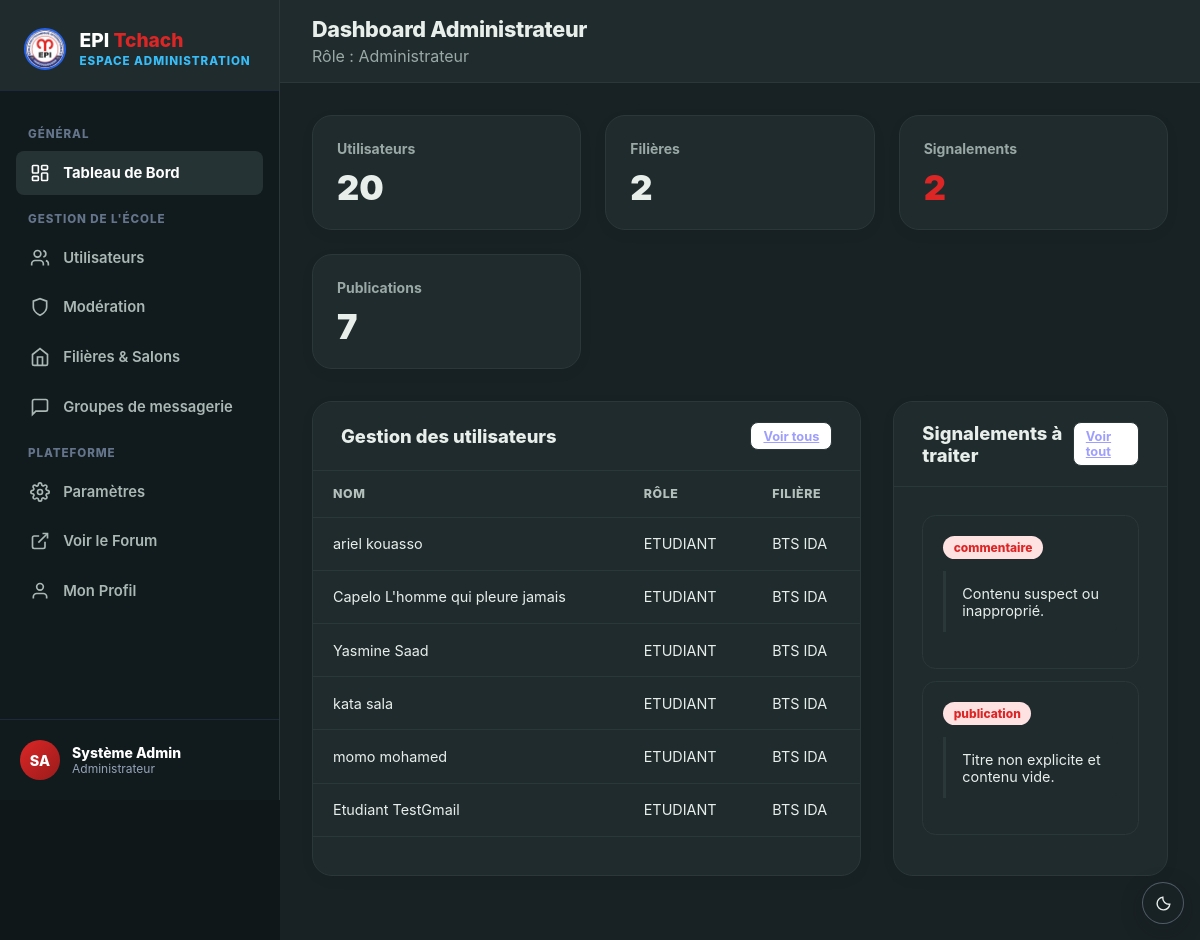
Page /dashboard (signed in) on the earlier database version.
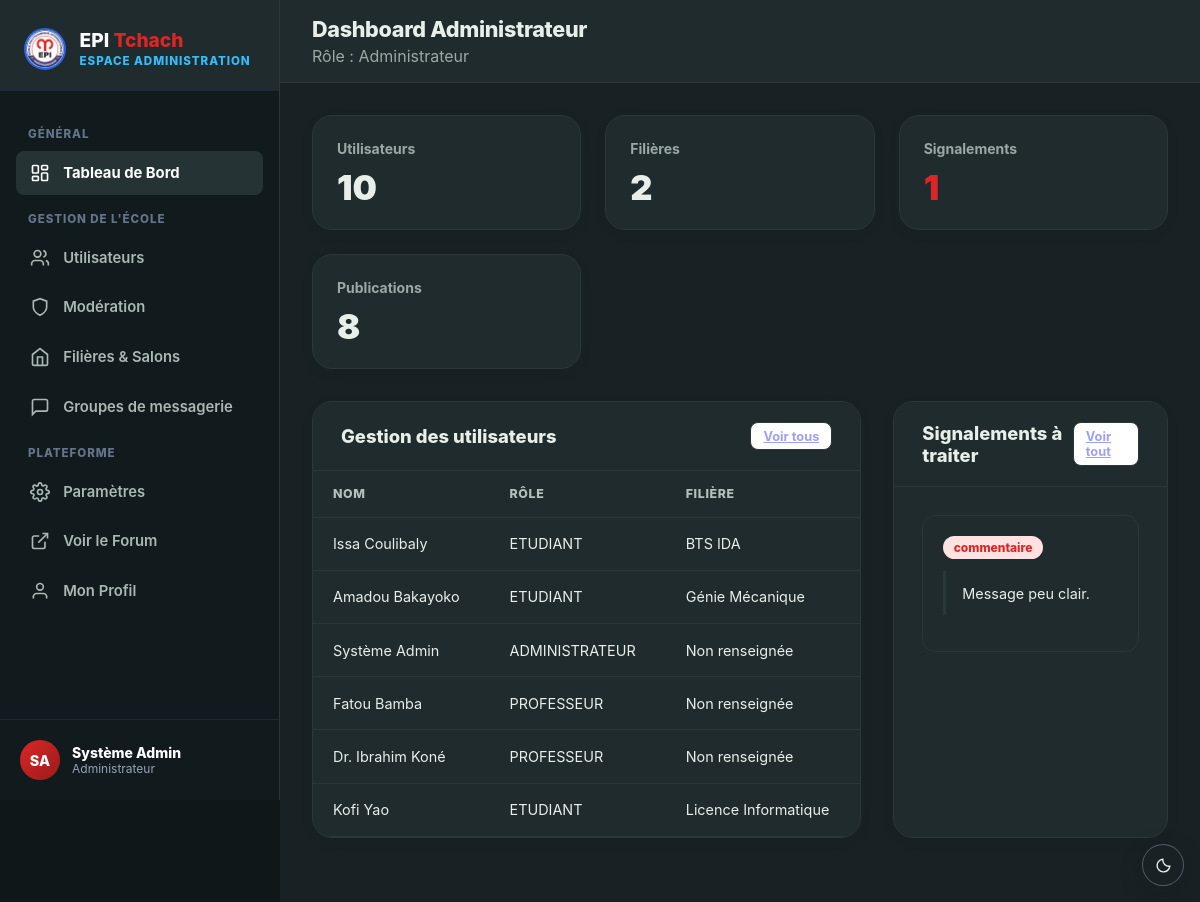
Same page on the later database version.
### tables this page shows
CREATE TABLE utilisateurs (
    id                  INT UNSIGNED AUTO_INCREMENT PRIMARY KEY,
    nom                 VARCHAR(100) NOT NULL,
    prenom              VARCHAR(100) NOT NULL,
    email               VARCHAR(150) NOT NULL UNIQUE,
    mot_de_passe        VARCHAR(255) NOT NULL,
    avatar_url          VARCHAR(255) DEFAULT NULL,
    biographie          TEXT DEFAULT NULL,
    filiere_id          INT UNSIGNED DEFAULT NULL,
    modules_enseignes   TEXT DEFAULT NULL,
    role                ENUM('etudiant','professeur','administrateur') NOT NULL DEFAULT 'etudiant',
    est_actif           BOOLEAN NOT NULL DEFAULT TRUE,
    date_inscription    DATETIME NOT NULL DEFAULT CURRENT_TIMESTAMP,
    derniere_connexion  DATETIME DEFAULT NULL,
    derniere_activite   DATETIME DEFAULT NULL,
    FOREIGN KEY (filiere_id) REFERENCES filieres(id) ON DELETE SET NULL
);

CREATE TABLE filieres (
    id              INT UNSIGNED AUTO_INCREMENT PRIMARY KEY,
    nom             VARCHAR(150) NOT NULL UNIQUE,
    code            VARCHAR(20) DEFAULT NULL,
    description     TEXT DEFAULT NULL,
    image_url       VARCHAR(255) DEFAULT NULL,
    slogan          VARCHAR(180) DEFAULT NULL,
    est_active      BOOLEAN NOT NULL DEFAULT TRUE,
    date_creation   DATETIME NOT NULL DEFAULT CURRENT_TIMESTAMP
);

CREATE TABLE signalements (
    id               INT UNSIGNED AUTO_INCREMENT PRIMARY KEY,
    auteur_id        INT UNSIGNED NOT NULL,
    type_cible       ENUM('publication','commentaire') NOT NULL,
    cible_id         INT UNSIGNED NOT NULL,
    motif            TEXT NOT NULL,
    statut           ENUM('en_attente','traite','rejete') NOT NULL DEFAULT 'en_attente',
    traite_par       INT UNSIGNED DEFAULT NULL,
    date_signalement DATETIME NOT NULL DEFAULT CURRENT_TIMESTAMP,
    date_traitement  DATETIME DEFAULT NULL,
    FOREIGN KEY (auteur_id) REFERENCES utilisateurs(id) ON DELETE CASCADE,
    FOREIGN KEY (traite_par) REFERENCES utilisateurs(id) ON DELETE SET NULL
);

CREATE TABLE zones (
    id              INT UNSIGNED AUTO_INCREMENT PRIMARY KEY,
    nom             VARCHAR(150) NOT NULL,
    type_zone       ENUM('generale','filiere','professeurs','delegation','libre') NOT NULL DEFAULT 'libre',
    visibilite      ENUM('public','prive') NOT NULL DEFAULT 'public',
    est_generale    BOOLEAN NOT NULL DEFAULT FALSE,
    description     TEXT DEFAULT NULL,
    createur_id     INT UNSIGNED DEFAULT NULL,
    est_active      BOOLEAN NOT NULL DEFAULT TRUE,
    date_creation   DATETIME NOT NULL DEFAULT CURRENT_TIMESTAMP,
    FOREIGN KEY (createur_id) REFERENCES utilisateurs(id) ON DELETE SET NULL
);

### app/Routing/Router.php (called while the page is built, shortened)
<?php
final class Router
{
    public function dispatch(string $path, string $method = 'GET'): void
    {
        $route = trim((string)(parse_url($path, PHP_URL_PATH) ?? ''), '/');
        $definition = $this->routes[$route] ?? null;
        $action = (string)$definition['method'];
        $handler = new $controller();
        $handler->{$action}();
    }
}

### index.php (called while the page is built, shortened)
<?php
require_once __DIR__ . '/app/Bootstrap.php';
$fullRoute = getRequestedRoute();
$routes = require ROOT_PATH . '/routes/web.php';
(new Router($routes))->dispatch(
    $fullRoute,
    (string)($_SERVER['REQUEST_METHOD'] ?? 'GET')
);
exit;

### app/Bootstrap.php (called while the page is built, shortened)
<?php
require_once ROOT_PATH . '/app/Routing/Router.php';
$scriptName = str_replace('\\', '/', $_SERVER['SCRIPT_NAME'] ?? '');
$scriptDir = rtrim(dirname($scriptName), '/\\');
$isPublicEntry = substr($scriptDir, -7) === '/public';
if ($isPublicEntry) {
    $projectBase = substr($scriptDir, 0, -7);
    $baseUrl = $scriptDir;
    $assetBase = $projectBase . '/public/assets';
} else {
    $projectBase = ($scriptDir === '' || $scriptDir === '.' || $scriptDir === '/') ? '' : $scriptDir;
    $baseUrl = $projectBase;
    $assetBase = ($projectBase !== '' ? $projectBase : '') . '/public/assets';
}
$base = $baseUrl;

### app/Models/Identity/User.php (called while the page is built, shortened)
<?php
class User {
    public function __construct(?PDO $pdo = null) {
        if ($pdo !== null) {
            $this->pdo = $pdo;
        } else {
            global $pdo;
            $this->pdo = $pdo;
        }
    }
}

### app/Models/Identity/Admin.php (called while the page is built, shortened)
<?php
if (defined('ROOT_PATH')) {
    require_once ROOT_PATH . '/app/Models/Identity/User.php';
} else {
    require_once __DIR__ . '/User.php';
    require_once __DIR__ . '/../Publications/Attachment.php';
    require_once __DIR__ . '/Avatar.php';
}
class Admin extends User {
    public function countUsersByRole(): array {
        $stmt = $this->pdo->query("
            SELECT role, COUNT(*) as total
            FROM utilisateurs
            GROUP BY role
        ");
        $counts = [
            'etudiant'       => 0,
            'delegue'        => 0,
            'professeur'     => 0,
            'administrateur' => 0,
            'total'          => 0
        ];
        if ($stmt) {
            while ($row = $stmt->fetch()) {
                $counts[$row['role']] = (int) $row['total'];
                $counts['total'] += (int) $row['total'];
            }
        }
        $delegueCountStmt = $this->pdo->query("
            SELECT COUNT(DISTINCT utilisateur_id) FROM appartenance_zones
            WHERE role_dans_zone IN ('delegue_de_classe', 'delegue_general')
        ");
        $delegueCount = $delegueCountStmt ? (int)$delegueCountStmt->fetchColumn() : 0;
        $counts['delegue'] = $delegueCount;
        $counts['etudiant'] = max(0, ($counts['etudiant'] ?? 0) - $delegueCount);
        return $counts;
    }
    public function getDashboardKPIs(): array {
        $userCounts = $this->countUsersByRole();
        $pubStmt = $this->pdo->query("SELECT COUNT(*) FROM publications");
        $pubCount = $pubStmt ? (int)$pubStmt->fetchColumn() : 0;
        $sigStmt = $this->pdo->query("SELECT COUNT(*) FROM signalements WHERE statut = 'en_attente'");
        $sigCount = $sigStmt ? (int)$sigStmt->fetchColumn() : 0;
        $zoneStmt = $this->pdo->query("SELECT COUNT(*) FROM zones WHERE type_zone = 'filiere'");
        $zoneCount = $zoneStmt ? (int)$zoneStmt->fetchColumn() : 0;
        $totalUsers = $userCounts['total'] ?? 0;
        return [
            'etudiants_count'    => $userCounts['etudiant'] ?? 0,
            'professeurs_count'  => $userCounts['professeur'] ?? 0,
            'publications_count' => $pubCount,
            'signalements_count' => $sigCount,
            'zones_count'        => $zoneCount,
            'total_users'        => $totalUsers
        ];
    }
    public function getRecentUsers(int $limit = 5): array {
        $stmt = $this->pdo->prepare("
            SELECT u.id, u.nom, u.prenom, u.email, u.role, f.nom AS filiere, u.modules_enseignes, u.date_inscription
            FROM utilisateurs u
            LEFT JOIN filieres f ON f.id = u.filiere_id
            ORDER BY u.date_inscription DESC, u.id DESC
            LIMIT :limit
        ");
        $stmt->bindValue(':limit', $limit, PDO::PARAM_INT);
        $stmt->execute();
        return $stmt->fetchAll();
    }
    public function getReports(?string $statut = null, ?array $zoneIds = null, ?int $limit = null): array {
        $params = [];
        $sql = "
            SELECT
                s.id, s.type_cible, s.cible_id, s.motif, s.statut, s.date_signalement,
                u.nom as auteur_nom, u.prenom as auteur_prenom, u.email as auteur_email, u.role as auteur_role,
                target_zone.id AS zone_id, target_zone.nom AS zone_name,
                CASE
                    WHEN s.type_cible = 'publication' THEN target_publication.titre
                    ELSE 'Commentaire'
                END as cible_titre,
                CASE
                    WHEN s.type_cible = 'publication' THEN target_publication.contenu
                    WHEN s.type_cible = 'commentaire' THEN target_comment.contenu
                    ELSE ''
                END as cible_contenu
            FROM signalements s
            JOIN utilisateurs u ON s.auteur_id = u.id
            LEFT JOIN publications target_publication
              ON s.type_cible = 'publication' AND target_publication.id = s.cible_id
            LEFT JOIN commentaires target_comment
              ON s.type_cible = 'commentaire' AND target_comment.id = s.cible_id
            LEFT JOIN publications comment_publication
              ON comment_publication.id = target_comment.publication_id
            LEFT JOIN categories target_category
              ON target_category.id = COALESCE(target_publication.categorie_id, comment_publication.categorie_id)
            LEFT JOIN zones target_zone ON target_zone.id = target_category.zone_id
        ";
        $conditions = [];
        if ($statut !== null) {
            $conditions[] = 's.statut = :statut';
            $params['statut'] = $statut;
        }
        if ($conditions) {
            $sql .= ' WHERE ' . implode(' AND ', $conditions);
        }
        $sql .= " ORDER BY s.date_signalement DESC";
        if ($limit !== null) {
            $limit = max(1, min($limit, 200));
            $sql .= " LIMIT $limit";
        }
        $stmt = $this->pdo->prepare($sql);
        $stmt->execute($params);
        return $stmt->fetchAll(PDO::FETCH_ASSOC);
    }
}

### resources/views/desktop/dashboard/admin.php (the view, shortened to what the changed rows need)
<?php
$base = $base ?? (isset($baseUrl) ? $baseUrl : '');
$asset = $asset ?? (isset($assetBase) ? $assetBase : '/public/assets');
$users = $users ?? [];
$recentReports = $recentReports ?? [];
$topUsers = array_slice($users, 0, 6);
$topReports = array_slice($recentReports, 0, 4);
?>
<!DOCTYPE html>
<html lang="fr">
<head>
  <link rel="stylesheet" href="<?= htmlspecialchars($asset) ?>/css/desktop/admin.css" />
  <?php include ROOT_PATH . '/resources/views/partials/theme-head.php'; ?>
</head>
<body data-base-url="<?= htmlspecialchars($base, ENT_QUOTES, 'UTF-8') ?>">
  <?php include ROOT_PATH . '/resources/views/partials/theme-toggle.php'; ?>
  <div class="admin-wrapper">
    <?php include ROOT_PATH . '/resources/views/desktop/partials/admin-sidebar.php'; ?>
    <main class="admin-main-area">
      <header class="admin-topbar">
        <div>
          <h1 class="page-title"><?= htmlspecialchars($title ?? 'Dashboard') ?></h1>
          <p style="margin:0.25rem 0 0; color:var(--admin-muted);">Rôle : <?= htmlspecialchars($roleLabel ?? 'Administrateur') ?></p>
        </div>
      </header>
      <div class="admin-content">
        <div class="kpi-grid">
          <div class="kpi-card">
            <div class="kpi-header"><span class="kpi-title">Utilisateurs</span></div>
            <div class="kpi-value"><?= number_format($kpis['total_users'] ?? 0, 0, ',', ' ') ?></div>
          </div>
          <div class="kpi-card">
            <div class="kpi-header"><span class="kpi-title">Filières</span></div>
            <div class="kpi-value"><?= number_format($kpis['zones_count'] ?? 0, 0, ',', ' ') ?></div>
          </div>
          <div class="kpi-card">
            <div class="kpi-header"><span class="kpi-title">Signalements</span></div>
            <div class="kpi-value" style="color:var(--admin-accent);"><?= number_format($kpis['signalements_count'] ?? 0, 0, ',', ' ') ?></div>
          </div>
          <div class="kpi-card">
            <div class="kpi-header"><span class="kpi-title">Publications</span></div>
            <div class="kpi-value"><?= number_format($kpis['publications_count'] ?? 0, 0, ',', ' ') ?></div>
          </div>
        </div>
        <div class="admin-section-grid">
          <div class="admin-card">
            <div class="card-header-flex">
              <h2 class="card-title">Gestion des utilisateurs</h2>
              <a href="<?= $base ?>/admin/users" class="btn-table-action">Voir tous</a>
            </div>
            <div class="table-responsive">
              <table class="admin-table">
                <thead>
                  <tr>
                    <th>Nom</th>
                    <th>Rôle</th>
                    <th>Filière</th>
                  </tr>
                </thead>
                <tbody>
                  <?php if (empty($topUsers)): ?>
                  <tr>
                    <td colspan="3" style="text-align:center; color:var(--admin-muted);">Aucun utilisateur disponible pour le moment.</td>
                  </tr>
                <?php else: ?>
                  <?php foreach ($topUsers as $user): ?>
                    <tr>
                      <td><?= htmlspecialchars(trim((string)($user['prenom'] ?? '') . ' ' . (string)($user['nom'] ?? ''))) ?: 'Utilisateur' ?></td>
                      <td><?= htmlspecialchars(strtoupper((string)($user['role'] ?? 'etudiant'))) ?></td>
                      <td><?= htmlspecialchars((string)($user['filiere'] ?? 'Non renseignée')) ?></td>
                    </tr>
                  <?php endforeach; ?>
                <?php endif; ?>
                </tbody>
              </table>
            </div>
          </div>
          <div class="admin-card">
            <div class="card-header-flex">
              <h2 class="card-title">Signalements à traiter</h2>
              <a href="<?= $base ?>/admin/moderation" class="btn-table-action">Voir tout</a>
            </div>
            <div class="card-body">
              <?php if (empty($recentReports)): ?>
                <p style="margin:0; color:var(--admin-muted);">Aucun signalement en attente.</p>
              <?php else: ?>
                <?php foreach ($topReports as $report): ?>
                  <?php
                    $reportLabel = (string)($report['raison'] ?? $report['type_cible'] ?? 'Signalement');
                    $reportText = (string)($report['motif'] ?? $report['cible_contenu'] ?? 'Aucun motif détaillé');
                  ?>
                  <div class="report-card" style="margin-bottom:0.75rem;">
                    <div class="report-header">
                      <span class="report-reason-badge"><?= htmlspecialchars($reportLabel) ?></span>
                    </div>
                    <div class="report-content-preview">
                      <?= htmlspecialchars(mb_strimwidth($reportText, 0, 120, '...')) ?>
                    </div>
                  </div>
                <?php endforeach; ?>
              <?php endif; ?>
            </div>
          </div>
        </div>
      </div>
    </main>
  </div>
</body>
</html>

Differences in the rows shown:
removed utilisateurs: prenom+nom "ariel kouasso", role "ETUDIANT", filiere.nom "BTS IDA"
removed utilisateurs: prenom+nom "Capelo L'homme qui pleure jamais", role "ETUDIANT", filiere.nom "BTS IDA"
removed utilisateurs: prenom+nom "Yasmine Saad", role "ETUDIANT", filiere.nom "BTS IDA"
removed utilisateurs: prenom+nom "kata sala", role "ETUDIANT", filiere.nom "BTS IDA"
removed utilisateurs: prenom+nom "momo mohamed", role "ETUDIANT", filiere.nom "BTS IDA"
removed utilisateurs: prenom+nom "Etudiant TestGmail", role "ETUDIANT", filiere.nom "BTS IDA"
removed signalements: type_cible "commentaire", motif "Contenu suspect ou inapproprié."
removed signalements: type_cible "publication", motif "Titre non explicite et contenu vide."
added signalements: zones.id "2", id "1", type_cible "commentaire", motif "Message peu clair."
now on this page (row edited): utilisateurs: prenom+nom "Issa Coulibaly", role "ETUDIANT", filiere.nom "BTS IDA"
now on this page (row edited): utilisateurs: prenom+nom "Amadou Bakayoko", role "ETUDIANT", filiere.nom "Génie Mécanique"
now on this page (row edited): utilisateurs: prenom+nom "Système Admin", role "ADMINISTRATEUR", filiere "Non renseignée"
now on this page (row edited): utilisateurs: prenom+nom "Fatou Bamba", role "PROFESSEUR", filiere "Non renseignée"
now on this page (row edited): utilisateurs: prenom+nom "Dr. Ibrahim Koné", role "PROFESSEUR", filiere "Non renseignée"
now on this page (row edited): utilisateurs: prenom+nom "Kofi Yao", role "ETUDIANT", filiere.nom "Licence Informatique"
Other differences:
$kpis['total_users']: "20" → "10"
$kpis['publications_count']: "7" → "8"
$kpis['zones_count']: "2" → (not shown)
$kpis['signalements_count']: "2" → (not shown)
